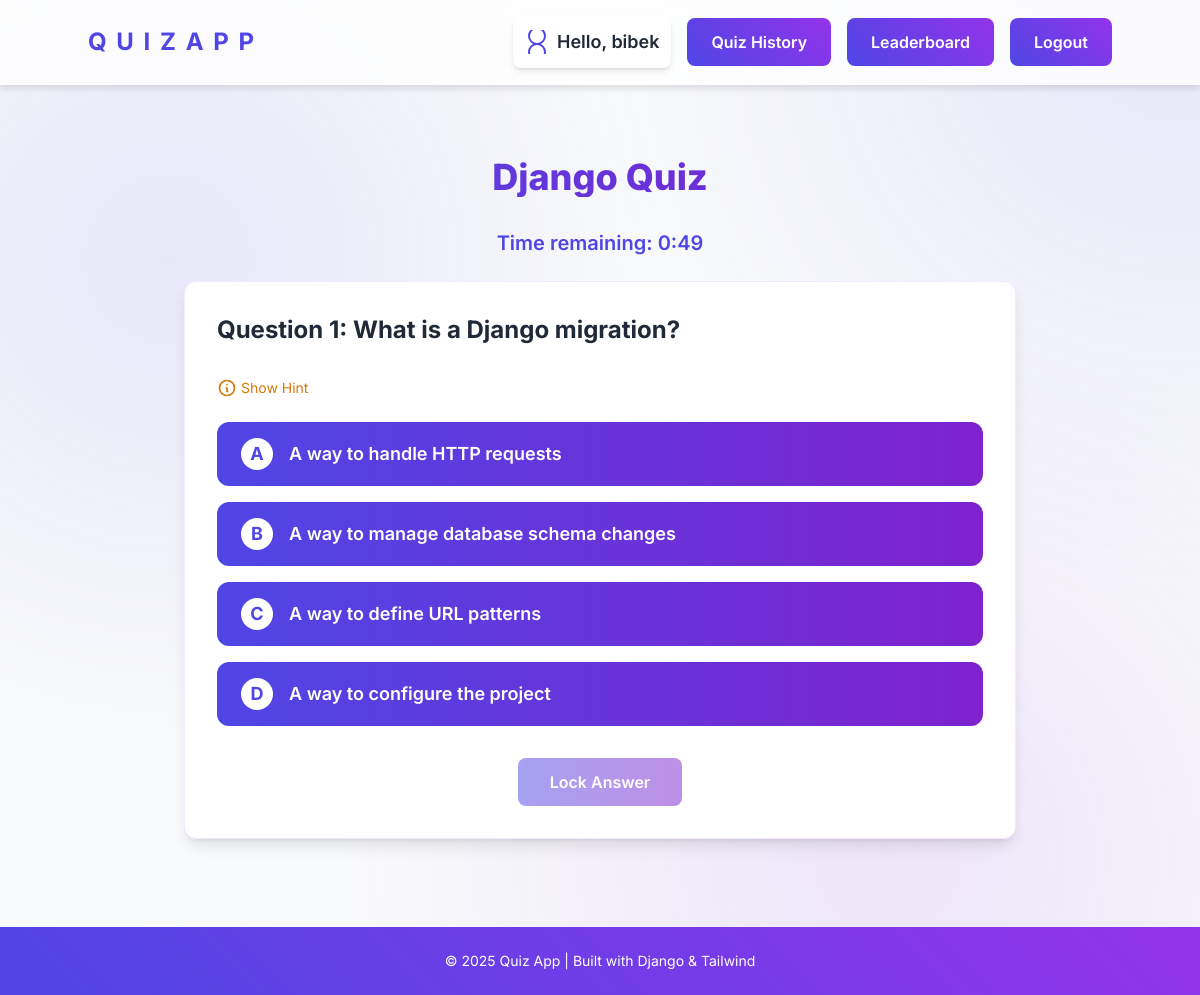
Page /25/take/ (signed in) on the committed database.
### quiz/models.py (models this page shows, shortened)
class Question(models.Model):
    QUESTION_TYPE_CHOICES = [
        ('multiple_choice', 'Multiple Choice'),
        ('true_false', 'True/False'),
        ('fill_blank', 'Fill in the Blank'),
        ('coding', 'Coding Question')
    ]
    quiz = models.ForeignKey(Quiz, on_delete=models.CASCADE, related_name="questions")
    text = models.CharField(max_length=500)
    question_type = models.CharField(max_length=20, choices=QUESTION_TYPE_CHOICES, default='multiple_choice')
    time_limit = models.IntegerField(default=30)  # Time limit for each question in seconds
    hint = models.TextField(blank=True, null=True)  # Optional hint for the question
    explanation = models.TextField(blank=True, null=True)  # Explanation for the answer
    code_template = models.TextField(blank=True, null=True)  # Initial code template
    expected_output = models.TextField(blank=True, null=True)  # Expected output for code testing

class Choice(models.Model):
    question = models.ForeignKey(Question, on_delete=models.CASCADE, related_name="choices")
    text = models.CharField(max_length=200)
    is_correct = models.BooleanField(default=False)

### quiz/views.py (the view, shortened to what this page needs)
# urls.py: path("<int:quiz_id>/take/", views.take_quiz, name="take_quiz"),
@login_required
def take_quiz(request, quiz_id):
    quiz = get_object_or_404(Quiz, id=quiz_id)
    questions = list(quiz.questions.all())
    if not questions:
        messages.error(request, "This quiz has no questions.")
        return redirect('quiz_list')
    current_question_index = int(request.GET.get('question', 0))
    if current_question_index >= len(questions):
        return redirect('quiz_result', quiz_id=quiz_id)
    current_question = questions[current_question_index]
    existing_result = Result.objects.filter(
        user=request.user,
        quiz=quiz,
        question=current_question
    ).first()
    time_limit = current_question.time_limit
    if current_question.question_type in ['multiple_choice', 'true_false'] and not current_question.explanation:
        correct_choice = current_question.choices.filter(is_correct=True).first()
        if correct_choice:
            current_question.explanation = (current_question.text, correct_choice.text)
            current_question.save()
    context = {
        "quiz": quiz,
        "question": current_question,
        "current_question_index": current_question_index,
        "total_questions": len(questions),
        "time_limit": time_limit,
        "existing_answer": existing_result.choice if existing_result and existing_result.choice else None,
        "existing_text_answer": existing_result.user_answer_text if existing_result else None,
        "existing_code_answer": existing_result.user_code_answer if existing_result else None,
        "hint_used": existing_result.hint_used if existing_result else False
    }
    return render(request, "quiz/take_quiz.html", context)

### quiz/templates/quiz/take_quiz.html (shortened to what this page needs)
{% extends 'layout.html' %}
{% load static %}
{% block content %}
<div class="max-w-4xl mx-auto px-4 sm:px-6 lg:px-8 py-12">
    <h1 class="text-4xl font-extrabold text-center bg-gradient-to-r from-indigo-600 to-purple-700 text-transparent bg-clip-text mb-8 animate-fade-in">
    </h1>
    <p id="timer" class="text-xl font-semibold text-indigo-600 mb-6 text-center animate-fade-in">
    </p>
    <form id="quiz-form" method="POST">
        <div class="bg-white p-8 mb-4 rounded-xl shadow-lg border border-purple-100">
            <h3 id="question" class="text-2xl font-bold text-gray-800 mb-8">{{ question.text }}</h3>
            {% if question.hint %}
            <div class="mb-6">
                <button type="button"
                        id="hint-button"
                        class="text-amber-600 flex items-center text-sm hover:text-amber-700 transition">
                    <svg class="w-5 h-5 mr-1" fill="none" stroke="currentColor" viewBox="0 0 24 24">
                        <path stroke-linecap="round" stroke-linejoin="round" stroke-width="2" d="M13 16h-1v-4h-1m1-4h.01M21 12a9 9 0 11-18 0 9 9 0 0118 0z"></path>
                    </svg>
                    Show Hint
                </button>
            </div>
            {% endif %}
            <div class="space-y-4">
                {% for choice in question.choices.all %}
                <div class="choice-wrapper opacity-0 scale-95 transition-all duration-500 ease-out"
                     style="transition-delay: {{ forloop.counter }}00ms">
                    <div class="flex items-center w-full cursor-pointer choice-div"
                         data-choice-id="{{ choice.id }}"
                         data-is-correct="{{ choice.is_correct|yesno:'true,false' }}">
                        <div class="w-full p-4 bg-gradient-to-r from-indigo-600 to-purple-700 text-white text-lg font-semibold rounded-xl
                                  hover:scale-105 hover:shadow-lg transition-all duration-300 ease-out choice-button flex items-center">
                            <span class="choice-label inline-flex items-center justify-center w-8 h-8
                                       rounded-full bg-white text-indigo-600 font-bold mr-4">
                                {% if forloop.counter == 1 %}A{% endif %}
                                {% if forloop.counter == 2 %}B{% endif %}
                                {% if forloop.counter == 3 %}C{% endif %}
                                {% if forloop.counter == 4 %}D{% endif %}
                            </span>
                            <span class="flex-grow">{{ choice.text }}</span>
                        </div>
                    </div>
                </div>
                {% endfor %}
            </div>
            <div class="mt-8 text-center opacity-0 scale-95 transition-all duration-500 ease-out"
                 id="submit-wrapper"
                 style="transition-delay: 500ms">
                <button type="button"
                        id="lock-button"
                        disabled
                        class="bg-gradient-to-r from-indigo-600 to-purple-700 text-white px-8 py-3 rounded-lg font-semibold
                               hover:from-indigo-700 hover:to-purple-800 hover:shadow-lg transition-all duration-300
                               disabled:opacity-50 disabled:cursor-not-allowed">
                    Lock Answer
                </button>
            </div>
        </div>
    </form>
</div>
{% endblock %}

### quiz/templates/layout.html (shortened to what this page needs)
{% load static tailwind_tags %}
<!DOCTYPE html>
<html lang="en">
<head>
    {% tailwind_css %}
</head>
<body class="min-h-screen flex flex-col">
    <div class="floating-dots" id="floatingDots"></div>
    <nav class="glass-nav sticky top-0 z-50 py-4 px-6">
        <div class="container mx-auto flex justify-between items-center">
            <a href="/" class="logo-modern font-bold text-2xl">
                <span style="--i:1">Q</span>
                <span style="--i:2">u</span>
                <span style="--i:3">i</span>
                <span style="--i:4">z</span>
                <span style="--i:5">A</span>
                <span style="--i:6">p</span>
                <span style="--i:7">p</span>
            </a>
            <div class="flex items-center space-x-4">
                {% if user.is_authenticated %}
                    <div class="flex items-center bg-white shadow-md rounded-lg p-3">
                        <span class="text-lg font-semibold text-gray-800">Hello, {{ user.username }}</span>
                    </div>
                    <a href="{% url 'quiz_history' %}" class="btn-modern">Quiz History</a>
                    <a href="{% url 'leaderboard' %}" class="btn-modern">Leaderboard</a>
                    <form action="{% url 'logout' %}" method="POST" class="inline">
                        <button type="submit" class="btn-modern ">
                            Logout
                        </button>
                    </form>
                {% endif %}
            </div>
        </div>
    </nav>
    <main class="container mx-auto p-6 flex-grow z-10">
        {% block content %}{% endblock %}
    </main>
    <footer>
        <div class="container mx-auto">
            <p class="text-sm text-center">&copy; 2025 Quiz App | Built with Django & Tailwind</p>
        </div>
    </footer>
</body>
</html>

### quiz/templates/layout.html (style rules this page uses)
body { font-family: 'Inter', sans-serif; background-color: #f9fafb; color: #1e293b; }
:root { --gradient-start: #4f46e5; --gradient-end: #9333ea; --button-shadow: rgba(79, 70, 229, 0.4); --glass-bg: rgba(255, 255, 255, 0.8); }
.glass-nav { background: var(--glass-bg); backdrop-filter: blur(10px); -webkit-backdrop-filter: blur(10px); border-bottom: 1px solid rgba(255, 255, 255, 0.2); box-shadow: 0 4px 6px rgba(0, 0, 0, 0.1); }
.floating-dots { position: absolute; width: 100%; height: 100%; top: 0; left: 0; z-index: -1; overflow: hidden; }
.btn-modern { position: relative; isolation: isolate; overflow: hidden; transition: all 0.5s; background: linear-gradient(45deg, var(--gradient-start), var(--gradient-end)); color: white; border: none; padding: 0.75rem 1.5rem; border-radius: 0.5rem; font-weight: 600; text-align: center; }
.logo-modern { position: relative; display: inline-block; text-transform: uppercase; letter-spacing: 2px; color: var(--gradient-start); font-weight: 700; }
.logo-modern span { display: inline-block; animation: wavyText 2s infinite; animation-delay: calc(0.1s * var(--i)); }
main { animation: pageEnter 0.8s ease-out forwards; }
footer { position: relative; overflow: hidden; background: linear-gradient(45deg, var(--gradient-start), var(--gradient-end)); color: white; padding: 1.5rem; margin-top: auto; }

### quiz/templates/quiz/take_quiz.html (style rules this page uses)
.choice-button { display: flex; align-items: center; min-height: 64px; padding: 1rem 1.5rem; }
.choice-label { flex-shrink: 0; width: 2rem; height: 2rem; }
.animate-fade-in { animation: fadeIn 0.8s ease-out; }

### rows in the picture
Question: text "Question 1: What is a Django migration?"
Choice: shows "A", text "A way to handle HTTP requests"
Choice: shows "B", text "A way to manage database schema changes"
Choice: shows "C", text "A way to define URL patterns"
Choice: shows "D", text "A way to configure the project"

### other values in the picture
{{ user.username }} "bibek"
